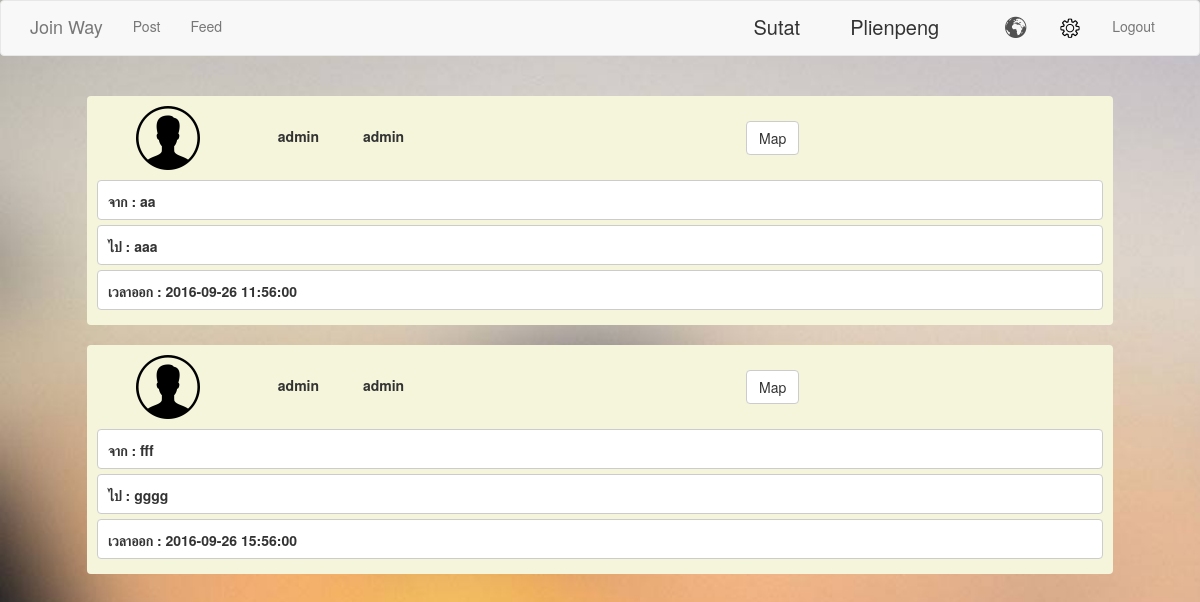
/source/phpViewPage.php (signed in), run on the app's committed database.
### tables this page shows
CREATE TABLE `user` (
  `user_id` varchar(10) NOT NULL,
  `username` varchar(15) NOT NULL,
  `password` varchar(15) NOT NULL,
  `firstname` varchar(200) NOT NULL,
  `lastname` varchar(200) NOT NULL,
  `image` text NOT NULL
);

CREATE TABLE `map` (
  `map_id` int(11) NOT NULL,
  `meeting_point` text,
  `license_plate` varchar(10) DEFAULT NULL,
  `map_datetime` datetime DEFAULT NULL,
  `start_lat` varchar(200) DEFAULT NULL,
  `start_lng` varchar(200) DEFAULT NULL,
  `end_lat` varchar(200) DEFAULT NULL,
  `end_lng` varchar(200) DEFAULT NULL,
  `start` text,
  `end` text,
  `type` varchar(10) DEFAULT NULL,
  `user_id` varchar(10) DEFAULT NULL
);

### source/phpViewPage.php (the view, shortened to what this page needs)
<!DOCTYPE html>
<html>
<head>
	<link rel="stylesheet" type="text/css" href="css/bootstrap.css">
<?
    $sqlVal = $_SESSION['login_true_admin'];
    $result = mysql_query("select * from user where username='$sqlVal'");
    $row = mysql_fetch_array($result);
?>
</head>
<body>
	<nav class="navbar navbar-default">
		<div class="container">
		    <div class="navbar-header">
		      <a class="navbar-brand" href="phpStickyPage.php">Join Way</a>
		    </div>
		    <div class="collapse navbar-collapse" id="bs-example-navbar-collapse-1">
		    	<ul class="nav navbar-nav">
		    		<li><a href="phpStickyPage.php">Post<span class="sr-only">(current)</span></a></li>
		    		<li><a href="phpViewPage.php">Feed<span class="icon-bar"></span></a></li>
		      	</ul>
		      	<ul class="nav navbar-nav navbar-right">
		      		<li id="sdf"> <?=$row["firstname"]; ?> </li>
		      		<li id="sdf"> <?=$row["lastname"];?> </li>
		        	<li><a href="phpSelectPage.php" onclick="alarm();"><img id="" src="image/globe-01.png"></a></li>
			    	<li><a href=""><img id="" src="image/setting.png"></a></li>
			    	<li><a href="phpLogout.php">Logout</a></li>
		      	</ul>
		    </div>
		</div>
	</nav>
<?
$sql = mysql_query("select * from map,user where map.user_id = user.user_id");
while($bbb = mysql_fetch_array($sql)){
?>
<br>
	<div class="container" align="center">
		<form name="formPost" method="post" action="phpRequestPage.php">
			<div class="paneshow">
				<div class="row">
					<div class="col-md-2">
						<img id="" src="image/male.png">
					</div>
					<div class="col-md-2">
						<label id=""><?=$bbb['firstname']?></label>
						<label id="nnn"><?=$bbb['lastname']?></label>
					</div>
					<div class="col-md-8">
						<button class="btn btn-default" id="yoo">Map</button>
					</div>
				</div>
				<div class="find text-left">
					<label id="mmm">จาก : <?=$bbb['start']?></label>
					<label id="mmm">ไป : <?=$bbb['end']?></label>
					<label id="mmm">เวลาออก : <?=$bbb['map_datetime']?></label>
				</div>
			</div>
		</form>
	</div>
<?}?>
<br>
</body>
</html>

### source/phpViewPage.php (style rules this page uses)
.paneshow { padding: 10px; width: 90%; height: auto; border-radius: 4px; background-color: #F5F5DC; }
.find { margin-top: 10px; border-radius: 4px; }
#mmm { border-radius: 4px; border: 1px solid #ccc; width: 100%; height: 40px; margin-bottom: 5px; padding: 10px; background-color: white; text-align: left; }
#nnn { padding-top: 20px; padding-left: 40px; }
#sdf { padding-top: 12px; padding-right: 50px; font-size: 20px; }
#yoo { margin-top: 15px; margin-left: 0px; }

### data on the page
user: firstname "Sutat", lastname "Plienpeng"
map: user.firstname "admin", user.lastname "admin", start "aa", end "aaa", map_datetime "2016-09-26 11:56:00"
map: user.firstname "admin", user.lastname "admin", start "fff", end "gggg", map_datetime "2016-09-26 15:56:00"
